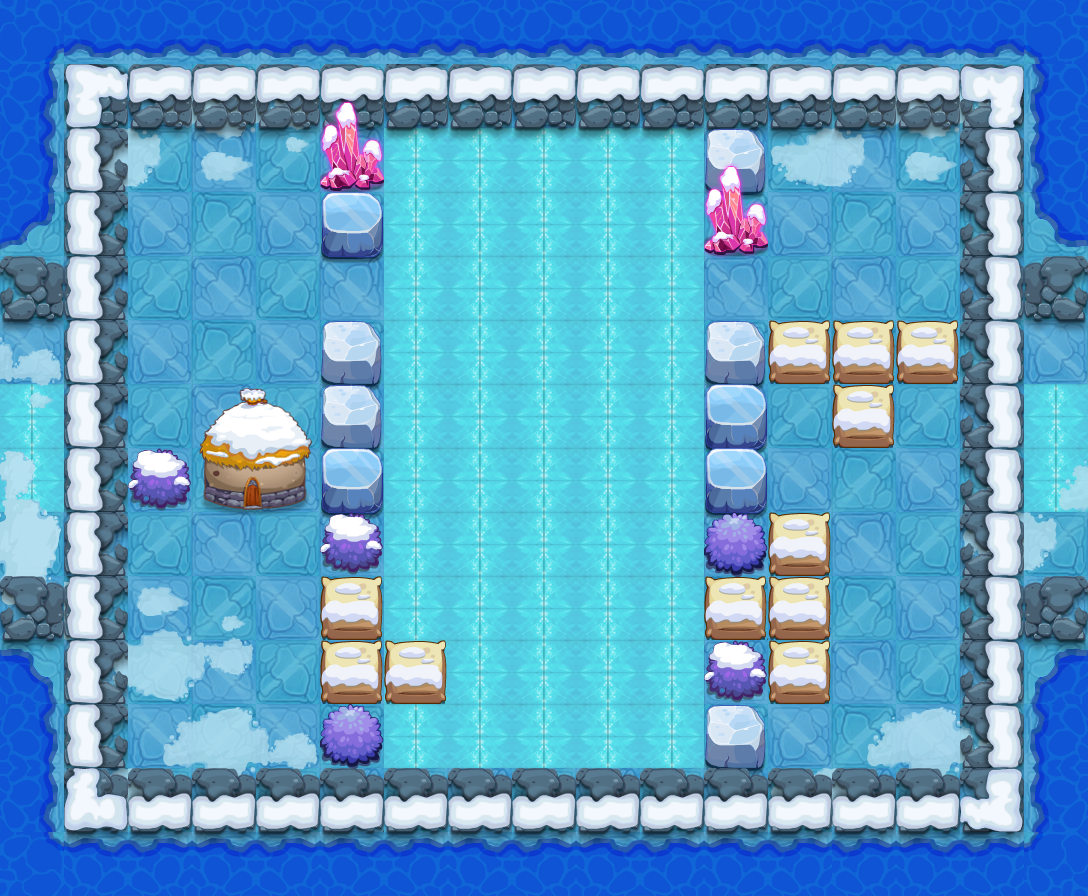

Rendered tile map (Tiled .tmx) drawn with the repository's tilesets; below, a short description and the map source with its tile grids summarised:
An orthogonal 17x14 tile map with 64x64 px tiles, 10 tile layers (PASS, 块层 2, 块层 17, 块层 16, ...) and 9 objects (5x TRAP, 3x xebjx1, PLAYER).

<map version="1.0" orientation="orthogonal" width="17" height="14" tilewidth="64" tileheight="64">
 <properties>
  <property name="DESTRY1" value="96" />
  <property name="DESTRY2" value="98" />
  <property name="DESTRY3" value="219" />
  <property name="DESTRY4" value="119" />
  <property name="DESTRY_COUNT" value="4" />
  <property name="EXP" value="1325" />
  <property name="ITEM" value="D052" />
  <property name="LOSE_SCRIPT" value="" />
  <property name="MONEY" value="1988" />
  <property name="START_SCRIPT" value="" />
  <property name="WIN_SCRIPT" value="" />
 </properties>
 <tileset firstgid="1" name="jdbl2" tilewidth="64" tileheight="64">
  <image source="jdbl2-hd.png" width="1000" height="1000" />
 </tileset>
 <layer name="PASS" width="17" height="14">
  <data>[238 cells, 137 non-empty, 10 distinct tile ids]</data>
 </layer>
 <layer name="块层 2" width="17" height="14">
  <data>[238 cells, 148 non-empty, 13 distinct tile ids]</data>
 </layer>
 <layer name="块层 17" width="17" height="14">
  <data>[238 cells, 42 non-empty, 8 distinct tile ids]</data>
 </layer>
 <layer name="块层 16" width="17" height="14">
  <data>[238 cells, 71 non-empty, 7 distinct tile ids]</data>
 </layer>
 <layer name="块层 3" width="17" height="14">
  <data>[238 cells, 54 non-empty, 1 distinct tile ids]</data>
 </layer>
 <layer name="块层 4" width="17" height="14">
  <data>[238 cells, 50 non-empty, 2 distinct tile ids]</data>
 </layer>
 <layer name="块层 5" width="17" height="14">
  <data>[238 cells, 29 non-empty, 8 distinct tile ids]</data>
 </layer>
 <layer name="SHELTER 6" width="17" height="14">
  <data>[238 cells, 2 non-empty, 2 distinct tile ids]</data>
 </layer>
 <layer name="SHELTER 2" width="17" height="14">
  <data>[238 cells, 1 non-empty, 1 distinct tile ids]</data>
 </layer>
 <layer name="SHELTER 1" width="17" height="14">
  <data>[238 cells, 2 non-empty, 2 distinct tile ids]</data>
 </layer>
 <objectgroup name="对象层 1" width="34" height="28">
  <object name="PLAYER" type="PLAYER" x="128" y="640" width="64" height="64" />
  <object name="xebjx1" x="384" y="320" width="64" height="64">
   <properties>
    <property name="buff_type" value="ice_shell" />
    <property name="lua_ai" value="monster_xebjx_ai" />
    <property name="quality" value="xebjx1.quality" />
   </properties>
  </object>
  <object name="xebjx1" x="640" y="320" width="64" height="64">
   <properties>
    <property name="buff_type" value="ice_shell" />
    <property name="lua_ai" value="monster_xebjx_ai" />
    <property name="quality" value="xebjx1.quality" />
   </properties>
  </object>
  <object name="xebjx1" x="512" y="128" width="64" height="64">
   <properties>
    <property name="buff_type" value="ice_shell" />
    <property name="lua_ai" value="monster_xebjx_ai" />
    <property name="quality" value="xebjx1.quality" />
   </properties>
  </object>
  <object name="ice_road" type="TRAP" x="384" y="128" width="320" height="640">
   <properties>
    <property name="lua_ai" value="ice_road_ai" />
   </properties>
  </object>
  <object name="block_control1" type="TRAP" x="704" y="256" width="64" height="64">
   <properties>
    <property name="trap_ani" value="switch.actor" />
    <property name="trap_floor" value="true" />
    <property name="trap_id" value="0" />
    <property name="trap_script" value="trap(&quot;block_control1&quot;):setOpened(false);trap(&quot;block1&quot;):setOpened(false)" />
    <property name="trap_sound_id" value="2" />
    <property name="trap_start_mode" value="0" />
    <property name="trap_state" value="open" />
   </properties>
  </object>
  <object name="block1" type="TRAP" x="320" y="256" width="64" height="64">
   <properties>
    <property name="trap_ani" value="blok2.actor" />
    <property name="trap_blok" value="true" />
    <property name="trap_id" value="0" />
   </properties>
  </object>
  <object name="staff_driger_control" type="TRAP" x="0" y="832" width="64" height="64">
   <properties>
    <property name="trap_delay" value="10" />
    <property name="trap_id" value="0" />
    <property name="trap_script" value="trap(&quot;staff_driger&quot;):setOpened(true);" />
    <property name="trap_start_mode" value="2" />
    <property name="trap_state" value="open" />
   </properties>
  </object>
  <object name="staff_driger" type="TRAP" x="128" y="256" width="64" height="64">
   <properties>
    <property name="trap_ani" value="driger.actor" />
    <property name="trap_floor" value="true" />
    <property name="trap_id" value="0" />
    <property name="trap_script" value="target(&quot;PLAYER&quot;):setCurrentUseSkill(  make_fire_staff_skill()  );target(&quot;PLAYER&quot;):setEffectAnimateName(&quot;find_player.ani&quot;);trap(&quot;staff_driger&quot;):setOpened(false)" />
    <property name="trap_start_mode" value="0" />
    <property name="trap_state" value="open" />
   </properties>
  </object>
 </objectgroup>
</map>
